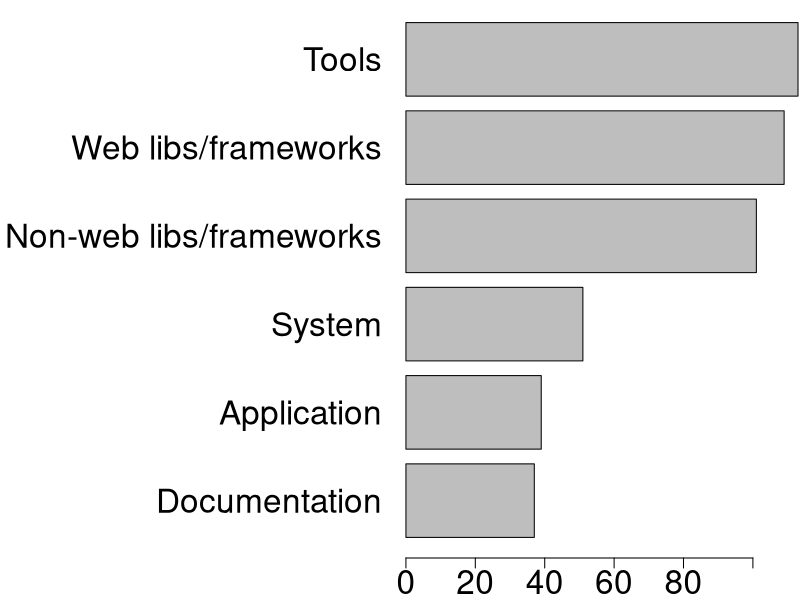
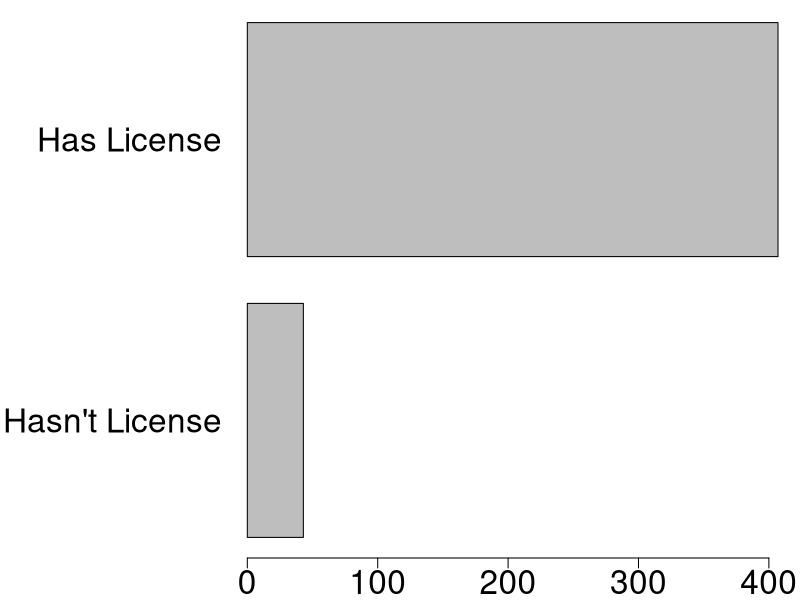

Recreate these plots in R, in order. (Note: this script raises an error after producing the figures.)
#########################################################
#             Installing/Loading Packages               #
#########################################################

if (!require("gplots")) {
  install.packages("gplots", dependencies = TRUE)
  library(gplots)
}
if (!require("ggplot2")) {
  install.packages("ggplot2", dependencies = TRUE)
  require("ggplot2")
}
if (!require("dplyr")) {
  install.packages("dplyr", dependencies = TRUE)
  library("dplyr")
}

setwd("/mnt/SSD-DATA/oss-2019")

#########################################################
#                 Loading Dataset                       #
#########################################################
#########################################################
#                 Loading Dataset                       #
#########################################################

projects <- read.csv("spreadsheets/summary.csv", header=TRUE,
                     colClasses=c("name" = "character",
                                  "owner" = "character",
                                  "created_at" = "character",
                                  "github_url" = "character",
                                  "pulls_merged" = "numeric",
                                  "commits" = "numeric",
                                  "stars" = "numeric",
                                  "forks" = "numeric",
                                  "has_contributing" = "logical",
                                  "has_readme" = "logical",
                                  "languages" = "numeric",
                                  "age" = "numeric",
                                  "domain" = "character",
                                  "main_language" = "character",
                                  "owner_type" = "character",
                                  "has_license" = "logical",
                                  "newcomers" = "numeric",
                                  "contributors" = "numeric",
                                  "core_contributors" = "numeric"))


no_readme <- projects[which(projects$has_readme == FALSE),]
no_contributing <- projects[which(projects$has_contributing == FALSE),]
no_license <- projects[which(projects$has_license == FALSE),]
write.csv(no_readme$github_url, file="hasnt_readme.csv")
write.csv(no_license$github_url, file="hasnt_license.csv")
write.csv(no_contributing$github_url, file="hasnt_contributing")

DistributionBoxplot <- function(n.rows, n.columns, columns, labels) {
    par(mfrow=c(n.rows, n.columns))

    for (index in seq_len(ncol(columns))) {
        par(mar=c(2, 5, 2, 1) + 0.1)
        boxplot(columns[[index]], ylab=labels[[index]], outline=FALSE, cex.lab = 1.6, cex.axis = 1.8)
    }
}

CorrelationScatterplot <- function(column.x, column.y, label.x, label.y) {
  column.x.log10 <- log10(column.x)
  column.y.log10 <- log10(column.y)
  
  plot(column.x.log10, column.y.log10, xlab=label.x, ylab=label.y)
  abline(lm(column.x.log10 ~ column.y.log10), col="red")
}

3##############################################
#    FIGURE: Proportion (Projects by domain) #
##############################################
# Figure Size: 900 x 300
distribution <- subset(projects, select=c("domain"))
names = c("Documentation", "Application", "System", "Non-web libs/frameworks", "Web libs/frameworks", "Tools")

par(mar=c(2, 20, 0, 0) + 0.1, las=2)
table <- table(distribution)
barplot(sort(table), names.arg = names, cex.names=2, cex.axis= 2, horiz=TRUE, las=1)

##############################################
#    FIGURE: Proportion (Projects by license) #
##############################################
distribution <- subset(projects, select=c("has_license"))
names = c("Hasn't License", "Has License")
par(mar=c(2, 12, 0, 1) + 0.1, las=2)
table <- table(distribution)
barplot(sort(table), names.arg = names, cex.names=2, cex.axis= 2, horiz=TRUE, las=1)

##############################################
#    FIGURE: Summary (Forks, Stars, Age) #
##############################################
distribution <- subset(projects, select=c("forks","stars","open_issues"))
labels <- list("# Forks", "# Stars", "# Open Issues")
DistributionBoxplot(1, 3, distribution, labels)

##########################################################
#    FIGURE: Summary (Merged pull-requests, Commits) #
##########################################################
distribution <- subset(projects, select=c("pulls_merged","commits"))
labels <- list("# Pull-requests", "# Commits")
DistributionBoxplot(1, 2, distribution, labels)


##################################
#    FIGURE: Correlation         #
##################################
# Correlation of the total of newcomers by project with a set of measures: 
# Total of stars, total of pull-requests merged, forks, commits, open issues and number of used languages.
# ~ Technical Warning ~ Since most measures were too disproportional, which could obscure the visual interpretation, 
# we normalized the values using log10.

# Correlation: Total of Newcomers x Stars
column.x <- projects[["newcomers"]]
column.y <- projects[["stars"]]
CorrelationScatterplot(column.x, column.y, "# Newcomers", "# Stars")

# Correlation: Total of Newcomers x Pull-requests
column.x <- projects[["newcomers"]]
column.y <- projects[["age"]]
CorrelationScatterplot(column.x, column.y, "# Newcomers", "# Pull-requests (Merged)")

# Correlation: Total of Newcomers x Forks
column.x <- projects[["newcomers"]]
column.y <- projects[["core_contributors"]]
CorrelationScatterplot(column.x, column.y, "# Newcomers", "# Forks")

# Correlation: Total of Newcomers x Commits
column.x <- projects[["newcomers"]]
column.y <- projects[["languages"]]
CorrelationScatterplot(column.x, column.y, "# Newcomers", "# Commits")

# Correlation: Total of Newcomers x Number of used languages
column.x <- projects[["newcomers"]]
column.y <- projects[["time_for_merge"]]
CorrelationScatterplot(column.x, column.y, "# Newcomers", "# Prog. Languages")

#########################################################
#       CLUSTERS: DIVIDED BY STRATIFICATION FACTORS     #
#########################################################

# Age 
pdf("./Images/percentage_age.pdf", width=12, height=7)
percentage <- projects %>%  group_by(age, cluster) %>% summarise(count=n()) %>% mutate(percent = count/sum(count))
ggplot(percentage, aes(x = factor(age), y = percent * 100, fill = factor(cluster))) + geom_bar(stat="identity", width = 0.7, colour="black") + 
  labs(x = "Age", y = "Percent", fill = "Cluster") + coord_flip() + scale_fill_grey() + theme_classic()
dev.off()

# Domain 
pdf("./Images/percentage_domain.pdf", width=12, height=7)
percentage <- projects %>%  group_by(domain, cluster) %>% summarise(count=n()) %>% mutate(percent = count/sum(count))
ggplot(percentage, aes(x = factor(domain), y = percent * 100, fill = factor(cluster))) + geom_bar(stat="identity", width = 0.7, colour="black") + 
  labs(x = "Domain", y = "Percent", fill = "Cluster") + coord_flip() + scale_fill_grey() + theme_classic()
dev.off()

# Main Language 
pdf("./Images/percentage_main_language.pdf", width=12, height=7)
percentage <- projects %>%  group_by(main_language, cluster) %>% summarise(count=n()) %>% mutate(percent = count/sum(count))
ggplot(percentage, aes(x = factor(main_language), y = percent * 100, fill = factor(cluster))) + geom_bar(stat="identity", width = 0.7, colour="black") + 
  labs(x = "Language", y = "Percent", fill = "Cluster") + coord_flip() + scale_fill_grey() + theme_classic()
dev.off()

# Has README.md
pdf("./Images/percentage_readme.pdf", width=12, height=7)
percentage <- projects %>%  group_by(owner_type, cluster) %>% summarise(count=n()) %>% mutate(percent = count/sum(count))
ggplot(percentage, aes(x = factor(owner_type), y = percent * 100, fill = factor(cluster))) + geom_bar(stat="identity", width = 0.7, colour="black") + 
  labs(x = "Owner", y = "Percent", fill = "Cluster") + coord_flip() + scale_fill_grey() + theme_classic()
dev.off()

# Has CONTRIBUTING.md
pdf("./Images/percentage_contributing.pdf", width=12, height=7)
percentage <- projects %>%  group_by(has_contributing, cluster) %>% summarise(count=n()) %>% mutate(percent = count/sum(count))
ggplot(percentage, aes(x = factor(has_contributing), y = percent * 100, fill = factor(cluster))) + geom_bar(stat="identity", width = 0.7, colour="black") + 
  labs(x = "Owner", y = "Percent", fill = "Cluster") + coord_flip() + scale_fill_grey() + theme_classic()
dev.off()
